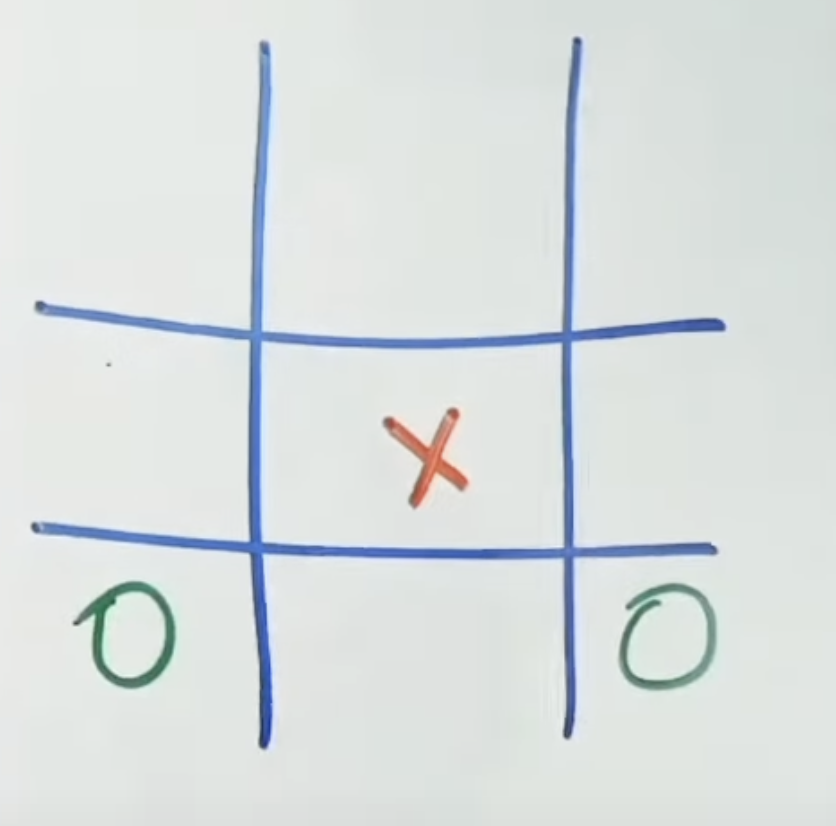
#> input picture board.jpg, 836 x 826 px
$ python -i vision.py   (imports and definitions only)
#> lines starting #> are read from the running program, lines starting #| are printed output that depends on the picture; after the words box and inside, x2 and y2 are one past the last pixel; in counts of white or black regions, pixels touching at a corner belong together
#> further down, picture is the input picture: shape (826, 836, 3); mean B, G, R 223.3, 223.3, 217.7
import cv2
import numpy as np
from PIL import Image
import pyrealsense2 as rs

# Configure depth and color streams for the Real Sense Camera
# [1 line that did not run here, left out]
# [1 line that did not run here, left out]
# [1 line not run here, left out]
pipeline_started = False
###########

# [241 lines left out: functions get_whiteboard, get_contour_center, crop_image, processBoard, getGridCells, getCamera and 3 more, not called in this run]

def is_x(contour):
    ##TODO detect if a contour represents an X as opposed to a line, L, 3 lines, or box
    return True

# [44 lines left out: functions only_near_edges, identifyCell, not called in this run]

def getBoard(cropped_image):
    gray = cv2.cvtColor(cropped_image, cv2.COLOR_BGR2GRAY)
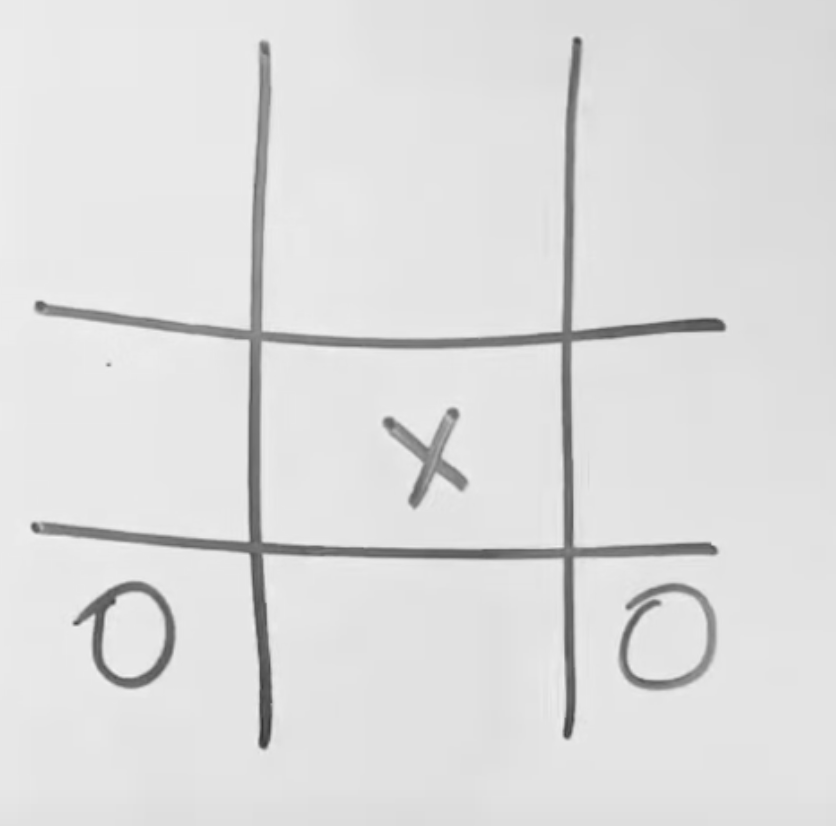
#> gray: shape (826, 836); min 50, max 244, mean 221.5
    # bi = cv2.bilateralFilter(gray, 5, 75, 75)

    _, thresh = cv2.threshold(gray, 110, 255, cv2.THRESH_BINARY)
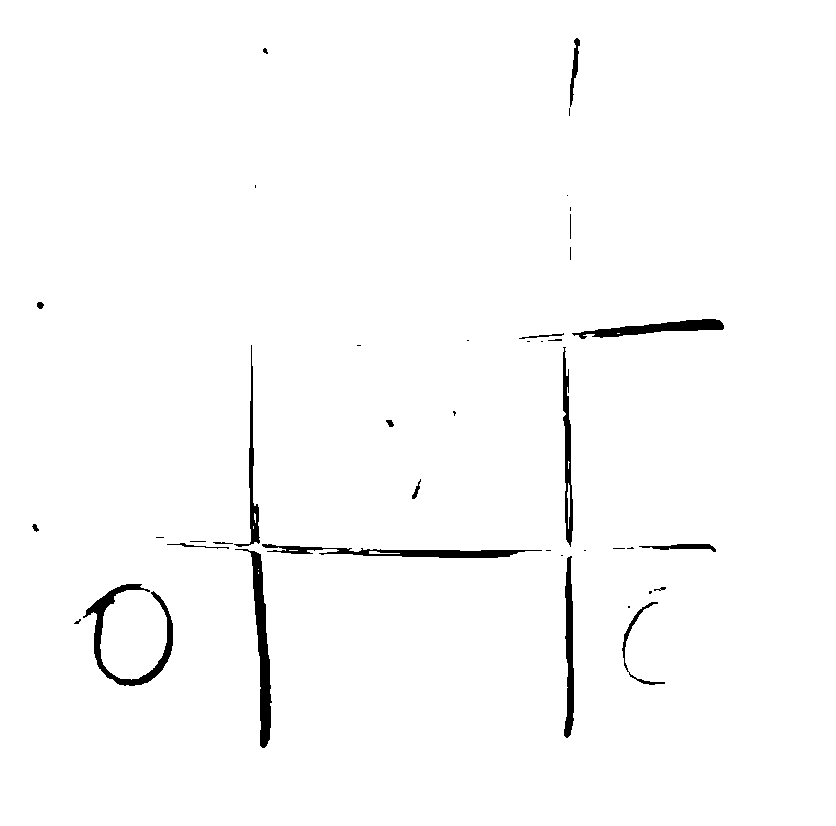
#> thresh: shape (826, 836); 98.4% white; 41 black regions (20 under 20 px), largest, box (x1, y1, x2, y2) and area: (235, 549, 272, 748) 1949, (83, 584, 173, 686) 1800, (262, 544, 542, 558) 1525

    thresh = 255 - thresh # invert so grid becomes white
#> thresh: shape (826, 836); 1.6% white; 41 white regions (20 under 20 px)

    ### Get largest contour, which should be the grid
    contours, _ = cv2.findContours(thresh, cv2.RETR_EXTERNAL, cv2.CHAIN_APPROX_SIMPLE)
#> contours = 41 contours, 25 with area under 20; largest, box (x1, y1, x2, y2) and area: (235, 549, 272, 748) 1736, (83, 584, 173, 686) 1534, (262, 544, 542, 558) 1252, (572, 319, 724, 339) 1104, (564, 556, 574, 738) 986
    # Find the largest contour based on area
    largest_contour = max(contours, key=cv2.contourArea)
#> largest_contour = contour of 81 points, box (x1, y1, x2, y2) (235, 549, 272, 748), area 1736
    # Create a mask image for visualization
    mask = cropped_image.copy()
    cv2.drawContours(mask, [largest_contour], 0, 255, thickness=cv2.FILLED)
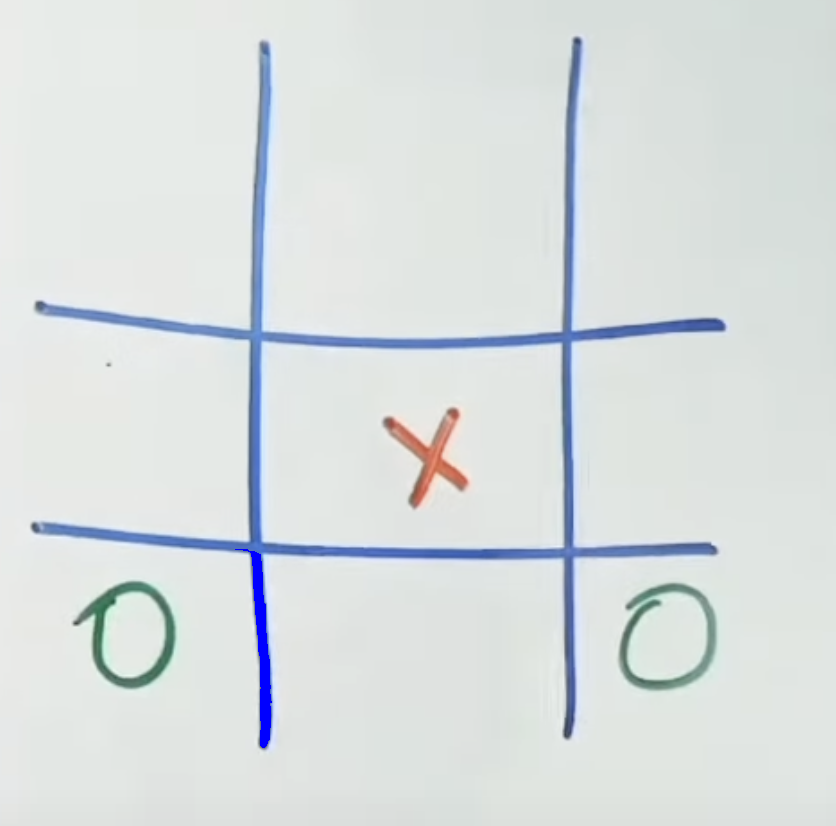
#> mask: shape (826, 836, 3); 0.28% of pixels changed, all inside (x1, y1, x2, y2) = (235, 549, 272, 748)

    epsilon = 0.04 * cv2.arcLength(largest_contour, True)
#> epsilon = 17.99
    approx_polygon = cv2.approxPolyDP(largest_contour, epsilon, True)
#> approx_polygon = [[235, 549], [264, 747], [260, 554]]

    ### Get 4 corners of the grid
    corners = approx_polygon.reshape(-1, 2)
#> corners = [[235, 549], [264, 747], [260, 554]]
    # Draw the polygon on the original image
    image_with_polygon = cropped_image.copy()
    for corner in corners:
        cv2.circle(image_with_polygon, corner, 5, (0, 0, 255), -1)  # -1 fills the circle with the specified color
#> this loop made 3 passes
#> image_with_polygon: shape (826, 836, 3); 0.04% of pixels changed, all inside (x1, y1, x2, y2) = (230, 544, 270, 753)
    # cv2.drawContours(image_with_polygon, [approx_polygon], -1, (0, 255, 0), 2)

    ### warp grid into square
    # Define the four corners of the target square
    target_size = 300
    target_corners = np.array([[0, 0], [0, target_size - 1], [target_size - 1, 0], [target_size - 1, target_size - 1], ], dtype=np.float32) # (top left, top right, bottom left, bottom right)
    corners = np.float32(corners) # convert to np.float32 for cv2.warpPerspective
    corners = sorted(corners, key=lambda x: x[1])
#> corners = [[235, 549], [260, 554], [264, 747]]
    corners = sorted(corners, key=lambda x: x[0]) # sort by row
    corners = np.array(corners)
    board = [""]*9
    if corners.shape !=(4, 2):
        return board
    # Calculate the perspective transformation matrix
    transformation_matrix = cv2.getPerspectiveTransform(corners, target_corners)
    # Apply the perspective transformation
    warped_image = cv2.warpPerspective(thresh, transformation_matrix, (target_size, target_size))
    _, warped_image = cv2.threshold(warped_image, 128, 255, cv2.THRESH_BINARY)

    cells = getGridCells(warped_image)


    for i in range(9):
        val = identifyCell(cells[i])
        board[i] = val
    return board


# [21 lines left out: function main, not called in this run]


# [2 lines not run here, left out]

>>> import cv2
>>> picture = cv2.imread('../board.jpg')
>>> result = getBoard(picture)
#> result = ['', '', '', '', '', '', '', '', '']
